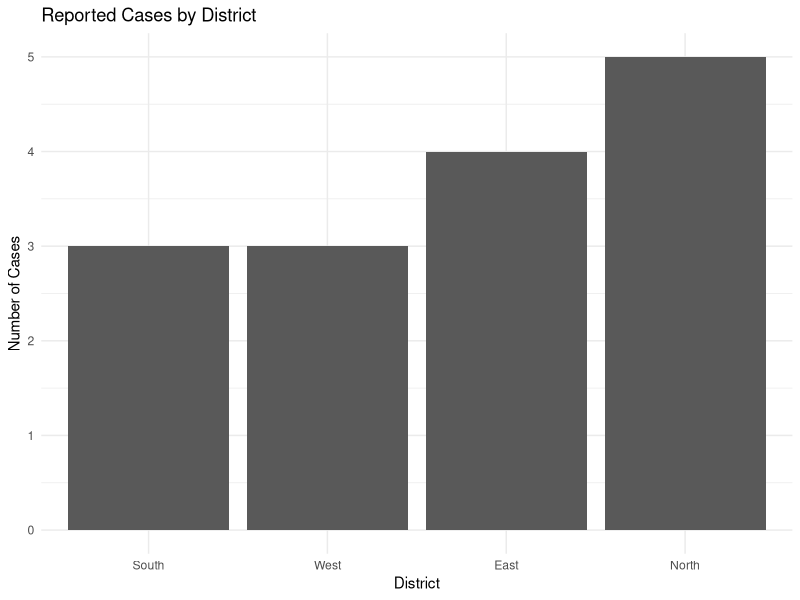
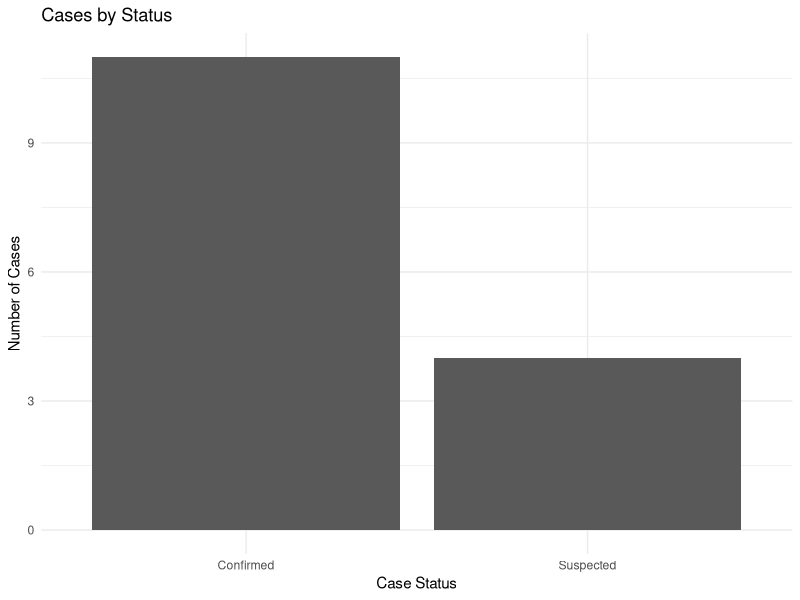
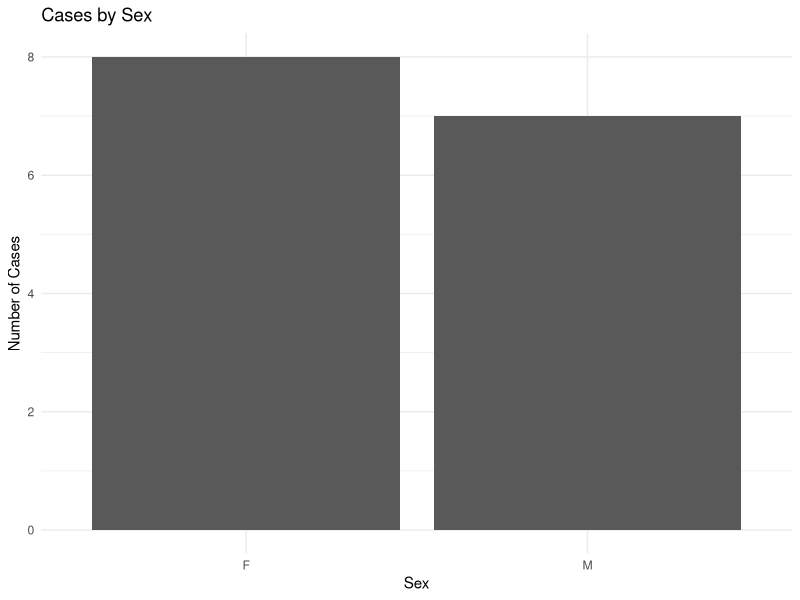
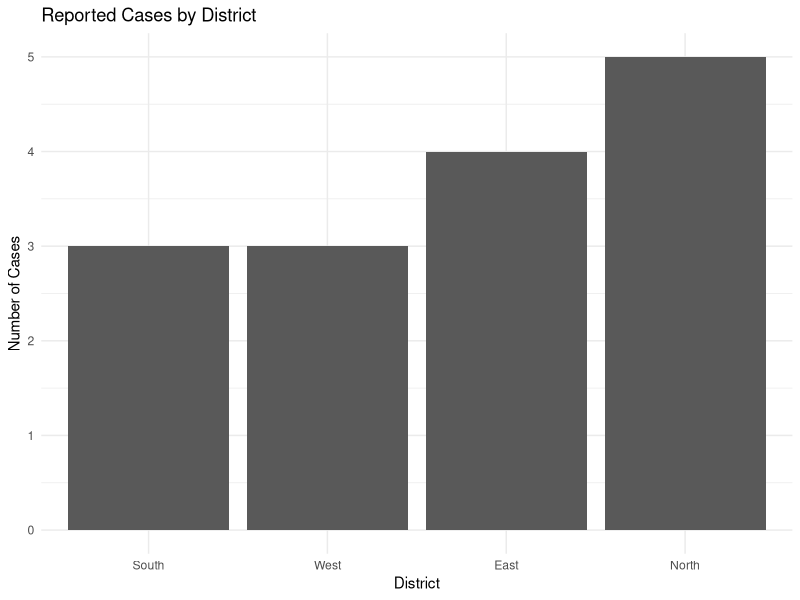
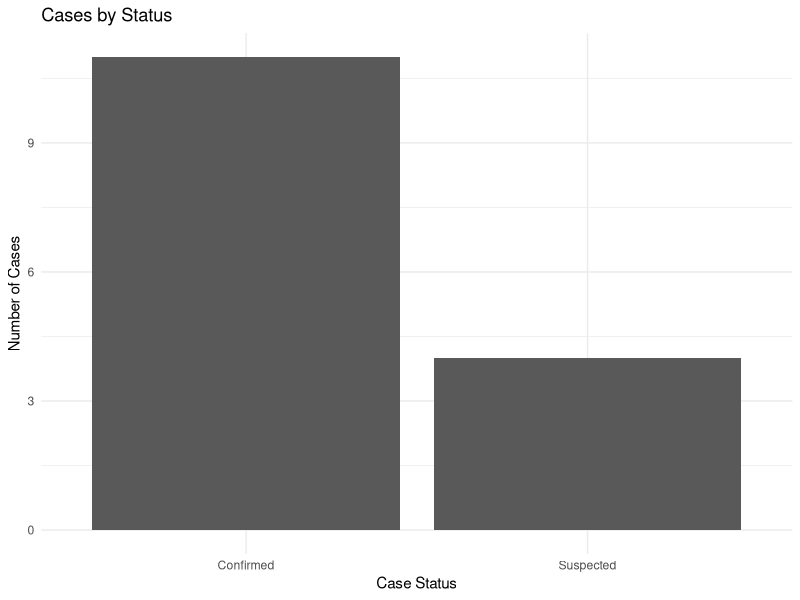
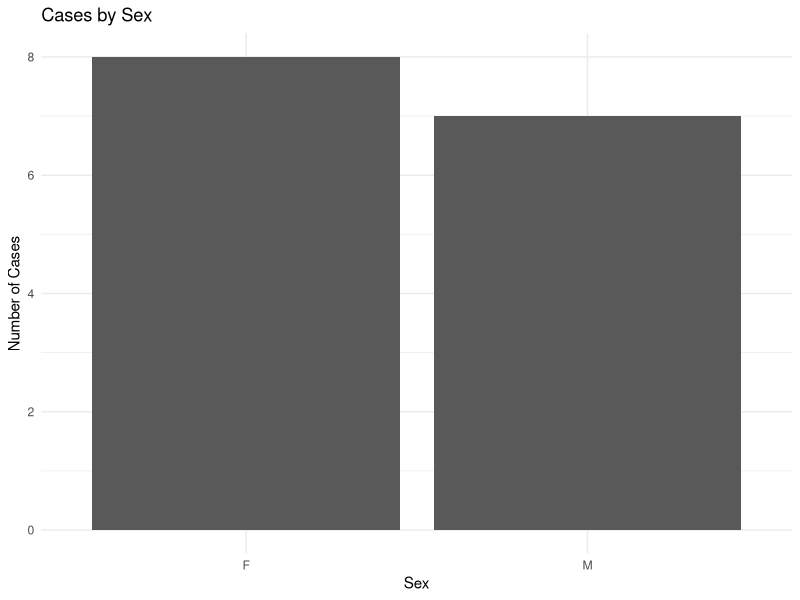

The R source for these figures, in order:
# Visualisations

library(tidyverse)

outbreak_data <- read_csv(
  "data/processed/outbreak_clean.csv",
  show_col_types = FALSE
)

cases_by_status <- outbreak_data %>%
  count(status)

cases_by_district <- outbreak_data %>%
  count(district, sort = TRUE)

cases_by_sex <- outbreak_data %>%
  count(sex)


district_plot <- ggplot(
  cases_by_district,
  aes(
    x = reorder(district, n),
    y = n
  )
) +
  geom_col() +
  labs(
    title = "Reported Cases by District",
    x = "District",
    y = "Number of Cases"
  ) +
  theme_minimal()

district_plot



ggsave(
  filename = "outputs/figures/cases_by_district.png",
  plot = district_plot,
  width = 8,
  height = 5
)




status_plot <- ggplot(
  cases_by_status,
  aes(
    x = status,
    y = n
  )
) +
  geom_col() +
  labs(
    title = "Cases by Status",
    x = "Case Status",
    y = "Number of Cases"
  ) +
  theme_minimal()

status_plot


ggsave(
  filename = "outputs/figures/cases_by_status.png",
  plot = status_plot,
  width = 8,
  height = 5
)



sex_plot <- ggplot(
  cases_by_sex,
  aes(
    x = sex,
    y = n
  )
) +
  geom_col() +
  labs(
    title = "Cases by Sex",
    x = "Sex",
    y = "Number of Cases"
  ) +
  theme_minimal()

sex_plot

ggsave(
  filename = "outputs/figures/cases_by_sex.png",
  plot = sex_plot,
  width = 8,
  height = 5
)
